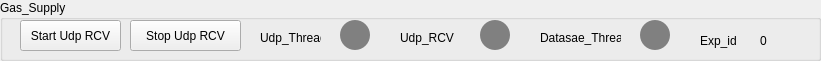
    <widget class="QGroupBox" name="groupBox_8">
     <property name="geometry">
      <rect>
       <x>10</x>
       <y>130</y>
       <width>821</width>
       <height>61</height>
      </rect>
     </property>
     <property name="title">
      <string>Gas_Supply</string>
     </property>
     <widget class="QPushButton" name="pushButton_40">
      <property name="geometry">
       <rect>
        <x>20</x>
        <y>20</y>
        <width>101</width>
        <height>31</height>
       </rect>
      </property>
      <property name="text">
       <string>Start Udp RCV</string>
      </property>
     </widget>
     <widget class="QPushButton" name="pushButton_41">
      <property name="geometry">
       <rect>
        <x>130</x>
        <y>20</y>
        <width>111</width>
        <height>31</height>
       </rect>
      </property>
      <property name="text">
       <string>Stop Udp RCV</string>
      </property>
     </widget>
     <widget class="QPushButton" name="pushButton_42">
      <property name="geometry">
       <rect>
        <x>640</x>
        <y>20</y>
        <width>30</width>
        <height>30</height>
       </rect>
      </property>
      <property name="styleSheet">
       <string notr="true">border-radius:15px;
background-color:grey
;
</string>
      </property>
      <property name="text">
       <string/>
      </property>
     </widget>
     <widget class="QLabel" name="label_106">
      <property name="geometry">
       <rect>
        <x>400</x>
        <y>30</y>
        <width>91</width>
        <height>16</height>
       </rect>
      </property>
      <property name="text">
       <string>Udp_RCV</string>
      </property>
     </widget>
     <widget class="QLabel" name="label_27">
      <property name="geometry">
       <rect>
        <x>700</x>
        <y>30</y>
        <width>41</width>
        <height>21</height>
       </rect>
      </property>
      <property name="text">
       <string>Exp_id</string>
      </property>
     </widget>
     <widget class="QPushButton" name="pushButton_125">
      <property name="geometry">
       <rect>
        <x>480</x>
        <y>20</y>
        <width>30</width>
        <height>30</height>
       </rect>
      </property>
      <property name="styleSheet">
       <string notr="true">border-radius:15px;
background-color:grey;
</string>
      </property>
      <property name="text">
       <string/>
      </property>
     </widget>
     <widget class="QLabel" name="label_28">
      <property name="geometry">
       <rect>
        <x>760</x>
        <y>30</y>
        <width>21</width>
        <height>21</height>
       </rect>
      </property>
      <property name="text">
       <string>0</string>
      </property>
     </widget>
     <widget class="QPushButton" name="pushButton_43">
      <property name="geometry">
       <rect>
        <x>340</x>
        <y>20</y>
        <width>30</width>
        <height>30</height>
       </rect>
      </property>
      <property name="styleSheet">
       <string notr="true">border-radius:15px;
background-color:grey;
</string>
      </property>
      <property name="text">
       <string/>
      </property>
     </widget>
     <widget class="QLabel" name="label_29">
      <property name="geometry">
       <rect>
        <x>260</x>
        <y>30</y>
        <width>61</width>
        <height>16</height>
       </rect>
      </property>
      <property name="text">
       <string>Udp_Thread</string>
      </property>
     </widget>
     <widget class="QLabel" name="label_30">
      <property name="geometry">
       <rect>
        <x>540</x>
        <y>30</y>
        <width>81</width>
        <height>16</height>
       </rect>
      </property>
      <property name="text">
       <string>Datasae_Thread</string>
      </property>
     </widget>
    </widget>
